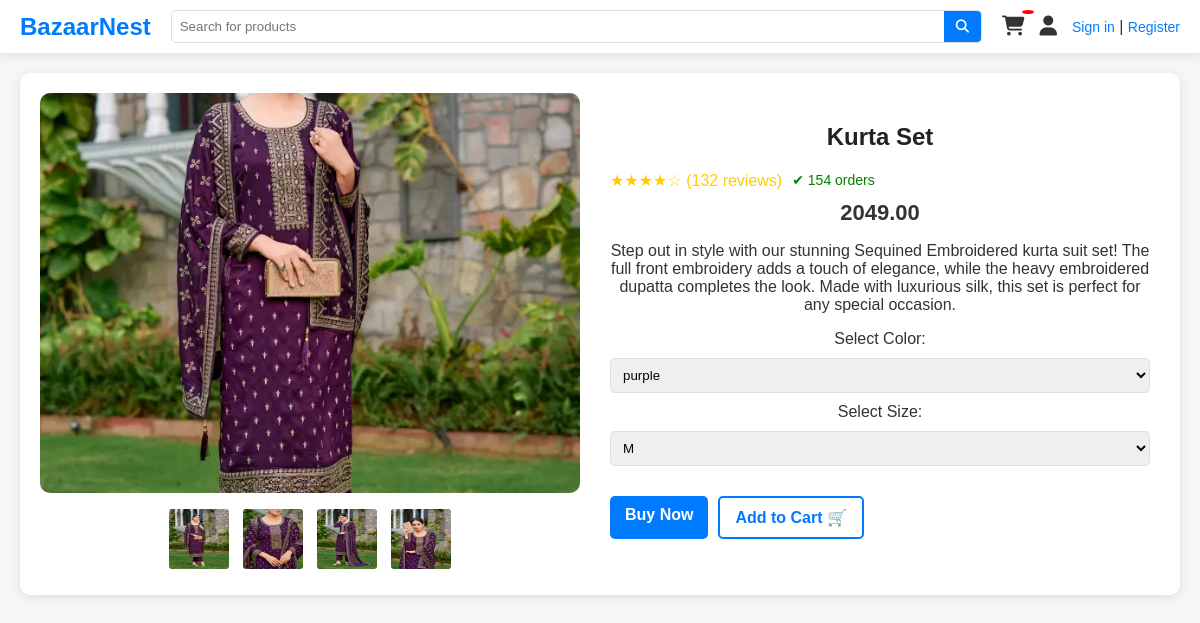
The page /product/kurta-set/ on the database its author committed.
### products/models.py (models this page shows, shortened)
class ProductColorVariant(BaseModel):
    product = models.ForeignKey(Product, on_delete=models.CASCADE, related_name="product_colors")
    color = models.CharField(max_length=50)
    additional_price = models.IntegerField(default=0)  # Extra charge for this color
    image = models.ImageField(upload_to="product")

class Product(BaseModel):
    product_name = models.CharField(max_length=150)
    slug = models.SlugField(unique=True, null=True, blank=True)
    category = models.ForeignKey(Category, on_delete=models.CASCADE, related_name="products")
    base_price = models.IntegerField()  # Base price without size/color addition
    product_description = models.TextField()
    brand = models.CharField(max_length=100, blank=True)
    fabric = models.CharField(max_length=100, blank=True)
    rating = models.IntegerField(default=0)
    availability = models.BooleanField(default=True)

### products/views.py (the view)
# urls.py: path('<slug>/',product_detail,name="product_detail")
def product_detail(request, slug):
    try:
        product = get_object_or_404(Product, slug=slug)
        selected_color = request.GET.get('color')
        selected_size = request.GET.get('size')
        if not selected_color and product.product_colors.exists():
            selected_color = product.product_colors.first().color
        if not selected_size and product.product_sizes.exists():
            selected_size = product.product_sizes.first().size
        size_variant = product.product_sizes.filter(size=selected_size).first()
        color_variant = product.product_colors.filter(color=selected_color).first()
        final_price = product.base_price
        if size_variant:
            final_price += size_variant.additional_price
        if color_variant:
            final_price += color_variant.additional_price
        color_variants = product.product_colors.values_list('color', flat=True).distinct()
        context = {
            'product': product,
            'selected_color': selected_color,
            'selected_size': selected_size,
            'color_variants':color_variants,
            'size_variants': product.product_sizes.all(),
            'product_images': product.product_colors.filter(color=selected_color),  # Images for selected color
            'final_price': final_price,
        }
        return render(request, 'product/product.html', context)
    except Exception as e:
        print(e)
        return HttpResponseServerError("An error occurred")

### templates/product/product.html (shortened to what this page needs)
{% extends 'base/base.html' %}
{% block content %}
<section class="product-section">
    <div class="container">
        <div class="product-card">
            <aside class="product-gallery">
                <div class="img-big-wrap">
                    {% if product_images %}
                        <img id="mainImage" src="{{ product_images.0.image.url }}" alt="{{ selected_color }}">
                    {% else %}
                        <img id="mainImage" src="/media/default-image.jpg" alt="Default Image">
                    {% endif %}
                </div>
                <div class="thumbs-wrap">
                    {% for image in product_images %}
                        <a href="#" class="item-thumb" onclick="changeMainImage('{{ image.image.url }}')">
                            <img src="{{ image.image.url }}" alt="{{ selected_color }}">
                        </a>
                    {% endfor %}
                </div>
            </aside>
            <main class="product-info">
                <h2>{{product.product_name}}</h2>
                <div class="rating-wrap">
                    <div class="stars">
                        ★★★★☆ (132 reviews)
                    </div>
                    <small class="orders">✔ 154 orders</small>
                </div>
                <div class="price">{{final_price}}.00</div>
                <p>{{product.product_description}}</p>
                <label>Select Color:</label>
                <select id="colorSelect" onchange="changeColor(this.value)">
                    {% for color in color_variants %}
                        <option value="{{color}}" {% if selected_color == color %}selected{% endif %}>
                            {{ color }}
                        </option>
                    {% endfor %}
                </select>
                <label>Select Size:</label>
                <select id="sizeSelect" onchange="change_price(this.value)">
                    {% for size in size_variants %}
                        <option value="{{ size.size }}" {% if selected_size == size.size %}selected{% endif %}>
                            {{ size.size }}
                        </option>
                    {% endfor %}
                </select>
                <div class="buttons">
                    <a href="#" class="buy-btn">Buy Now</a>
                    <a href="{% url 'add_to_cart' product.uid %}?size={{ selected_size }}&color={{ selected_color }}" class="cart-btn">
                        Add to Cart 🛒
                    </a>
                </div>
            </main>
        </div>
    </div>
</section>
{% endblock %}

### public/static/css/style.css (style rules this page uses)
body { font-family: 'Poppins', sans-serif; background-color: #f9f9f9; color: #333; margin: 0; padding: 0; }
body { font-family: 'Poppins', sans-serif; background-color: #f5f5f5; color: #333; margin: 0; padding: 0; }
.container { max-width: 1200px; margin: 40px auto; padding: 20px; }
select, input { padding: 8px; border: 1px solid #ccc; border-radius: 5px; }
.product-card { background: white; border-radius: 10px; box-shadow: 0 4px 8px rgba(0, 0, 0, 0.1); overflow: hidden; transition: transform 0.3s ease-in-out; text-align: center; }
.product-card a { text-decoration: none; }
.product-info { padding: 10px; }
.container { max-width: 1100px; margin: auto; padding: 20px; }
.product-card { display: flex; background: #fff; border-radius: 10px; padding: 20px; box-shadow: 0 2px 10px rgba(0, 0, 0, 0.1); gap: 20px; }
.product-gallery { flex: 1; text-align: center; }
.img-big-wrap img { width: 100%; max-height: 400px; object-fit: cover; border-radius: 10px; }
.thumbs-wrap { display: flex; justify-content: center; gap: 10px; margin-top: 10px; }
.thumbs-wrap img { width: 60px; height: 60px; border-radius: 5px; cursor: pointer; border: 2px solid transparent; transition: border 0.3s ease; }
.product-info { flex: 1; padding: 10px; }
.product-info h2 { font-size: 24px; color: #222; }
.rating-wrap { display: flex; align-items: center; gap: 10px; margin: 10px 0; }
.stars { color: #ffcc00; font-size: 16px; }
.orders { font-size: 14px; color: green; }
.price { font-size: 22px; font-weight: bold; margin: 10px 0; }
select { width: 100%; padding: 8px; margin: 10px 0; border: 1px solid #ddd; border-radius: 5px; }
.buttons { display: flex; gap: 10px; margin-top: 20px; }
.buy-btn, .cart-btn { text-decoration: none; padding: 10px 15px; border-radius: 5px; font-weight: bold; text-align: center; }
.buy-btn { background: #007bff; color: white; }
.cart-btn { background: white; color: #007bff; border: 2px solid #007bff; }
body { font-family: Arial, sans-serif; background-color: #f8f9fa; color: #333; margin: 0; padding: 0; }
.container { max-width: 1200px; margin: auto; padding: 20px; }
body { font-family: Arial, sans-serif; background-color: #f4f7f6; margin: 0; padding: 0; }

### rows shown on the page
ProductColorVariant: image (picture)
ProductColorVariant: image (picture)
ProductColorVariant: image (picture), color "purple"
ProductColorVariant: image (picture)
Product: product_name "Kurta Set", product_description "Step out in style with our stunning Sequined Embroidered kurta suit set! The full front embroidery adds a touch of elegance, while the heavy embroidered dupatta completes the look. Made with luxurious silk, this set is perfect for any special occasion."

### other values the page prints
{{ final_price }} "2049"
form field value "M"
